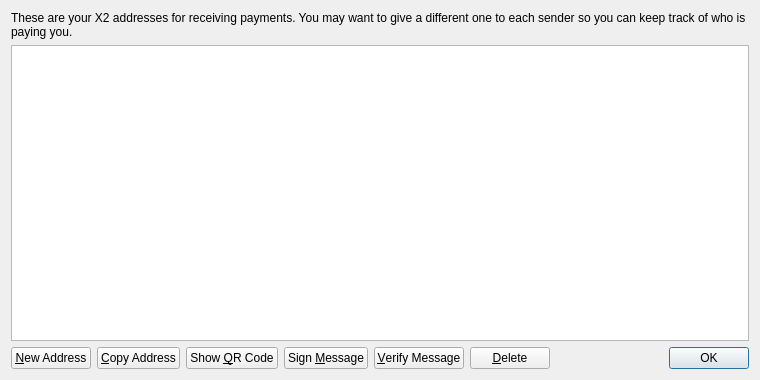
<?xml version="1.0" encoding="UTF-8"?>
<ui version="4.0">
 <class>AddressBookPage</class>
 <widget class="QWidget" name="AddressBookPage">
  <property name="geometry">
   <rect>
    <x>0</x>
    <y>0</y>
    <width>760</width>
    <height>380</height>
   </rect>
  </property>
  <property name="windowTitle">
   <string>Address Book</string>
  </property>
  <layout class="QVBoxLayout" name="verticalLayout">
   <item>
    <widget class="QLabel" name="labelExplanation">
     <property name="text">
      <string>These are your X2 addresses for receiving payments. You may want to give a different one to each sender so you can keep track of who is paying you.</string>
     </property>
     <property name="textFormat">
      <enum>Qt::PlainText</enum>
     </property>
     <property name="wordWrap">
      <bool>true</bool>
     </property>
    </widget>
   </item>
   <item>
    <widget class="QTableView" name="tableView">
     <property name="contextMenuPolicy">
      <enum>Qt::CustomContextMenu</enum>
     </property>
     <property name="toolTip">
      <string>Double-click to edit address or label</string>
     </property>
     <property name="tabKeyNavigation">
      <bool>false</bool>
     </property>
     <property name="alternatingRowColors">
      <bool>true</bool>
     </property>
     <property name="selectionMode">
      <enum>QAbstractItemView::SingleSelection</enum>
     </property>
     <property name="selectionBehavior">
      <enum>QAbstractItemView::SelectRows</enum>
     </property>
     <property name="sortingEnabled">
      <bool>true</bool>
     </property>
     <attribute name="verticalHeaderVisible">
      <bool>false</bool>
     </attribute>
    </widget>
   </item>
   <item>
    <layout class="QHBoxLayout" name="horizontalLayout">
     <item>
      <widget class="QPushButton" name="newAddressButton">
       <property name="toolTip">
        <string>Create a new address</string>
       </property>
       <property name="text">
        <string>&amp;New Address</string>
       </property>
       <property name="icon">
        <iconset resource="../bitcoin.qrc">
         <normaloff>:/icons/add</normaloff>:/icons/add</iconset>
       </property>
      </widget>
     </item>
     <item>
      <widget class="QPushButton" name="copyToClipboard">
       <property name="toolTip">
        <string>Copy the currently selected address to the system clipboard</string>
       </property>
       <property name="text">
        <string>&amp;Copy Address</string>
       </property>
       <property name="icon">
        <iconset resource="../bitcoin.qrc">
         <normaloff>:/icons/editcopy</normaloff>:/icons/editcopy</iconset>
       </property>
      </widget>
     </item>
     <item>
      <widget class="QPushButton" name="showQRCode">
       <property name="text">
        <string>Show &amp;QR Code</string>
       </property>
       <property name="icon">
        <iconset resource="../bitcoin.qrc">
         <normaloff>:/icons/qrcode</normaloff>:/icons/qrcode</iconset>
       </property>
      </widget>
     </item>
     <item>
      <widget class="QPushButton" name="signMessage">
       <property name="toolTip">
        <string>Sign a message to prove you own a X2 address</string>
       </property>
       <property name="text">
        <string>Sign &amp;Message</string>
       </property>
       <property name="icon">
        <iconset resource="../bitcoin.qrc">
         <normaloff>:/icons/edit</normaloff>:/icons/edit</iconset>
       </property>
      </widget>
     </item>
     <item>
      <widget class="QPushButton" name="verifyMessage">
       <property name="toolTip">
        <string>Verify a message to ensure it was signed with a specified X2 address</string>
       </property>
       <property name="text">
        <string>&amp;Verify Message</string>
       </property>
       <property name="icon">
        <iconset resource="../bitcoin.qrc">
         <normaloff>:/icons/transaction_0</normaloff>:/icons/transaction_0</iconset>
       </property>
      </widget>
     </item>
     <item>
      <widget class="QPushButton" name="deleteButton">
       <property name="toolTip">
        <string>Delete the currently selected address from the list</string>
       </property>
       <property name="text">
        <string>&amp;Delete</string>
       </property>
       <property name="icon">
        <iconset resource="../bitcoin.qrc">
         <normaloff>:/icons/remove</normaloff>:/icons/remove</iconset>
       </property>
      </widget>
     </item>
     <item>
      <spacer name="horizontalSpacer">
       <property name="orientation">
        <enum>Qt::Horizontal</enum>
       </property>
       <property name="sizeHint" stdset="0">
        <size>
         <width>40</width>
         <height>20</height>
        </size>
       </property>
      </spacer>
     </item>
     <item>
      <widget class="QDialogButtonBox" name="buttonBox">
       <property name="sizePolicy">
        <sizepolicy hsizetype="Maximum" vsizetype="Fixed">
         <horstretch>0</horstretch>
         <verstretch>0</verstretch>
        </sizepolicy>
       </property>
       <property name="standardButtons">
        <set>QDialogButtonBox::Ok</set>
       </property>
      </widget>
     </item>
    </layout>
   </item>
  </layout>
 </widget>
 <resources>
  <include location="../bitcoin.qrc"/>
 </resources>
 <connections/>
</ui>
